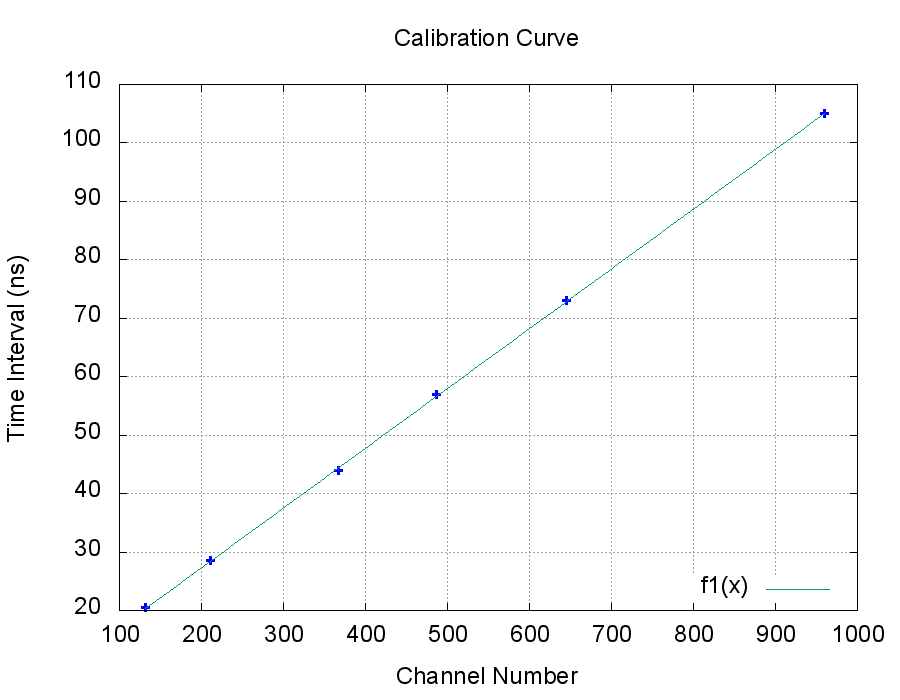

Source code (gnuplot):
# Gnuplot script file for plotting data
# 

set terminal png nocrop enhanced size 900,700 font 'arial,18'
#set grid
set out 'calib.png'

set multiplot
set size 1,1
set origin 0,0 #origin of plot
set title "Calibration Curve"
set ylabel "Time Interval (ns)"
set xlabel "Channel Number"
#set xr [-5:225]
#set yr [0:1000]
#set yr [-500000:8000000]
set autoscale y
set autoscale x
#set logscale x
#set logscale y
set key bottom right
set bar small
set grid
#f(x) = m*x+b
#g(x) = q*x+c
#h(x) = j*x+d
#f(x) = a*x**2 + b*x + c          # define a quadratic function
#fit f(x) 'zat.dat' via a,b,c    # compute the coefficients a,b,c

#fit f(x) "sol.dat" using 4:5 via m,b
#fit g(x) "ams.dat" using 6:7 via q,c
#fit h(x) "ams.dat" using 1:5 via j,d

f1(x)=a1*x+b1
fit f1(x) "calib.dat" u 1:2 via a1, b1
#f2(x)=a2*x+b2
#fit f2(x) "sol.dat" u 6:7 via a2, b2


plot  "calib.dat" using 1:2 title '' lc rgb "blue" lw 3 with points,\
		f1(x)
      
#=============mini plot=============      
 
unset multiplot
